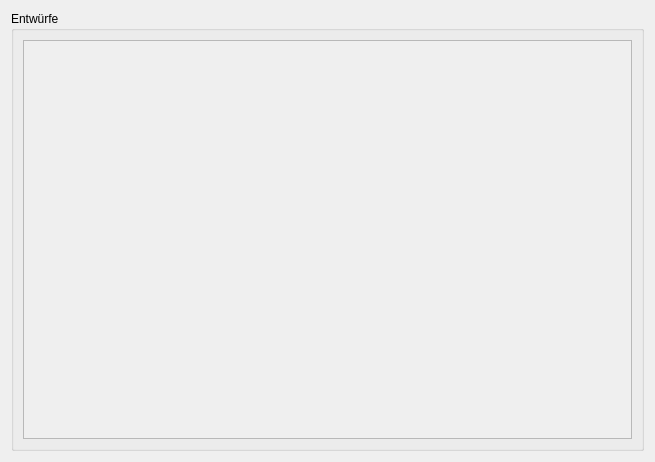
<?xml version="1.0" encoding="UTF-8"?>
<ui version="4.0">
 <class>Form</class>
 <widget class="QWidget" name="Form">
  <property name="geometry">
   <rect>
    <x>0</x>
    <y>0</y>
    <width>655</width>
    <height>462</height>
   </rect>
  </property>
  <property name="windowTitle">
   <string>Form</string>
  </property>
  <layout class="QGridLayout" name="gridLayout">
   <item row="1" column="0">
    <widget class="QGroupBox" name="groupBox">
     <property name="title">
      <string>Entwürfe</string>
     </property>
     <layout class="QGridLayout" name="gridLayout_2">
      <item row="1" column="0">
       <widget class="QScrollArea" name="scrollArea">
        <property name="widgetResizable">
         <bool>true</bool>
        </property>
        <widget class="QWidget" name="scrollAreaWidgetContents">
         <property name="geometry">
          <rect>
           <x>0</x>
           <y>0</y>
           <width>611</width>
           <height>398</height>
          </rect>
         </property>
         <layout class="QVBoxLayout" name="verticalLayout">
          <item>
           <layout class="QVBoxLayout" name="lfbDraftList"/>
          </item>
         </layout>
        </widget>
       </widget>
      </item>
     </layout>
    </widget>
   </item>
  </layout>
 </widget>
 <resources/>
 <connections/>
</ui>
